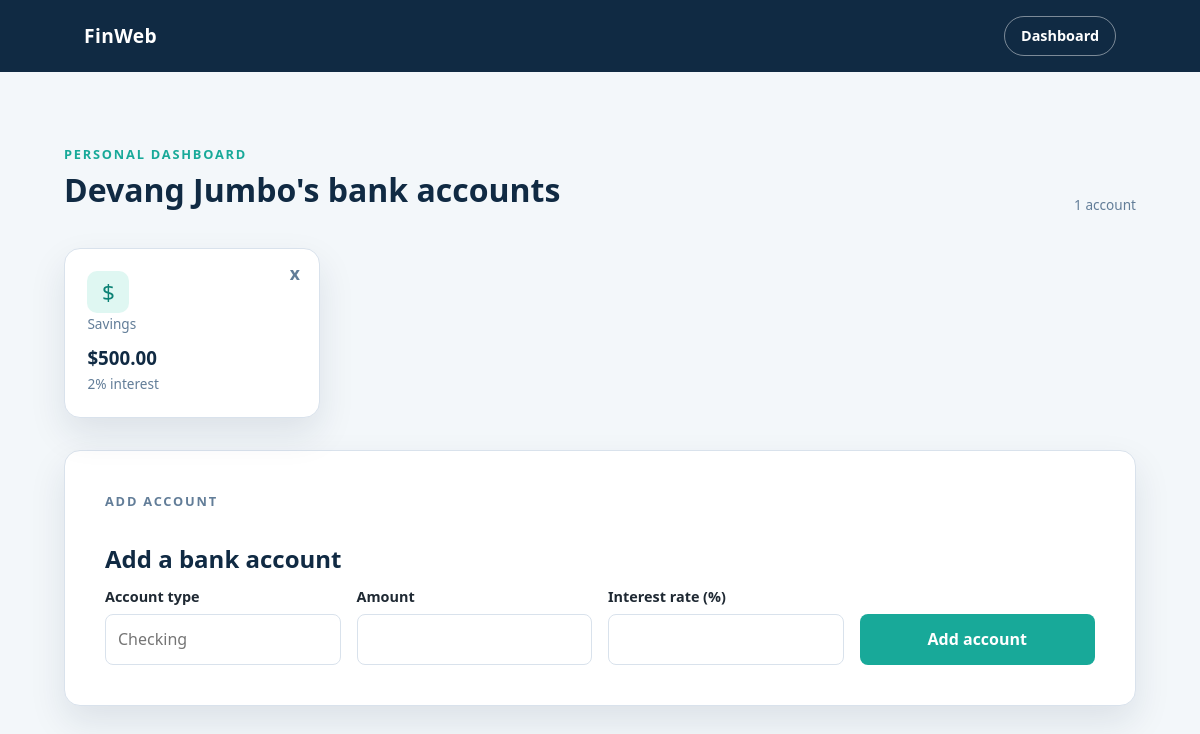
The page /bank-accounts/1 on the database its author committed.
### tables this page shows
CREATE TABLE Users (
    UserID INTEGER PRIMARY KEY,
    Name TEXT NOT NULL,
    Username TEXT NOT NULL UNIQUE,
    Email TEXT UNIQUE,
    Password TEXT NOT NULL,
    TotalAmount REAL DEFAULT 0.00
);

CREATE TABLE BankAccounts (
    AccountID INTEGER PRIMARY KEY,
    UserID INTEGER,
    Amount REAL NOT NULL,
    AccountType TEXT NOT NULL,
    Interest TINYINT NOT NULL CHECK (Interest >= 0),

    FOREIGN KEY (UserID) REFERENCES Users(UserID)
);

### frontend/app.py (the view, shortened to what this page needs)
@app.route('/bank-accounts/<user_id>')
@app.route('/bank-accounts/<user_id>', methods=['POST'])
def bank_accounts(user_id):
    return render_bank_accounts(user_id)

### frontend/app.py (called while the page is built)
def get_db_conn():
    conn = sqlite3.connect(DB)
    conn.row_factory = sqlite3.Row
    return conn

def get_user_and_rows(user_id, query):
    conn = get_db_conn()
    user = conn.execute(
        "SELECT Name FROM Users WHERE UserID = ?",
        (user_id,),
    ).fetchone()
    if not user:
        conn.close()
        abort(404)
    rows = conn.execute(query, (user_id,)).fetchall()
    conn.close()
    return user, rows

def render_bank_accounts(user_id, error=None):
    user, accounts = get_user_and_rows(
        user_id,
        """
        SELECT AccountID, Amount, AccountType, Interest
        FROM BankAccounts
        WHERE UserID = ?
        ORDER BY AccountType, AccountID
        """,
    )
    return render_template(
        'bank_accounts.html',
        user=user,
        accounts=accounts,
        user_id=user_id,
        error=error,
    )

### frontend/templates/bank_accounts.html (shortened to what this page needs)
<!DOCTYPE html>
<html lang="en">
<head>
    <link rel="stylesheet" href="{{ url_for('static', filename='styleguide.css') }}">
</head>
<body>
    <header class="heading">
        <div class="finwebtitle"><h1>FinWeb</h1></div>
        <div class="loginlink"><a href="{{ url_for('account', user_id=user_id) }}">Dashboard</a></div>
    </header>
    <main class="page-shell">
        <section class="dashboard-header">
            <div>
                <p class="eyebrow">Personal dashboard</p>
                <h2>{{ user.Name }}'s bank accounts</h2>
            </div>
            <p class="stat-label">{{ accounts|length }} account{% if accounts|length != 1 %}s{% endif %}</p>
        </section>
        {% if accounts %}
            <section class="dashboard-grid" aria-label="Your bank accounts">
                {% for account in accounts %}
                    <article class="dashboard-card">
                        <form class="delete-form" method="post" action="{{ url_for('delete_bank_account', user_id=user_id, account_id=account.AccountID) }}">
                            <button class="delete-button" type="submit" aria-label="Delete {{ account.AccountType }} account">x</button>
                        </form>
                        <div class="icon" aria-hidden="true">$</div>
                        <p class="stat-label">{{ account.AccountType }}</p>
                        <h3>${{ "%.2f"|format(account.Amount) }}</h3>
                        <p class="stat-label">{{ account.Interest }}% interest</p>
                    </article>
                {% endfor %}
            </section>
        {% else %}
            <section class="dashboard-card">
                <h3>No bank accounts yet</h3>
                <p class="stat-label">Your bank accounts will appear here.</p>
            </section>
        {% endif %}
        <section class="form-card form-card--wide">
            <p class="eyebrow">Add account</p>
            <h2>Add a bank account</h2>
            <form method="post">
                <label class="form-field"><span>Account type</span><input type="text" name="account_type" placeholder="Checking" required></label>
                <label class="form-field"><span>Amount</span><input type="number" name="amount" min="0" step="0.01" required></label>
                <label class="form-field"><span>Interest rate (%)</span><input type="number" name="interest" min="0" step="0.01" required></label>
                <button class="button" type="submit">Add account</button>
            </form>
        </section>
    </main>
</body>
</html>

### frontend/static/styleguide.css (style rules this page uses)
:root { --navy: #102a43; --navy-dark: #0b1f33; --teal: #18a999; --teal-light: #dff7f2; --ink: #1f2933; --muted: #627d98; --surface: #ffffff; --background: #f3f7fa; --border: #d9e2ec; --shadow: 0 16px 36px rgba(16, 42, 67, 0.1); }
* { box-sizing: border-box; margin: 0; padding: 0; }
body { min-height: 100vh; background: var(--background); color: var(--ink); font-family: "Segoe UI", Arial, sans-serif; line-height: 1.6; }
a { color: var(--teal); text-decoration: none; }
.heading { align-items: center; background: var(--navy); color: white; display: flex; justify-content: space-between; min-height: 72px; padding: 0 7%; }
.finwebtitle h1 { font-size: 1.2rem; letter-spacing: 0.02em; }
.loginlink a, .nav-link { border: 1px solid rgba(255, 255, 255, 0.45); border-radius: 999px; color: white; display: inline-block; font-size: 0.9rem; font-weight: 600; padding: 0.45rem 1rem; }
.page-shell { margin: 0 auto; max-width: 1120px; padding: 4.5rem 1.5rem; }
.eyebrow { color: var(--teal); font-size: 0.8rem; font-weight: 700; letter-spacing: 0.14em; text-transform: uppercase; }
.button { background: var(--teal); border: 0; border-radius: 8px; color: white; cursor: pointer; display: inline-block; font: inherit; font-weight: 700; margin-top: 1.8rem; padding: 0.8rem 1.3rem; }
.hero-card, .form-card, .dashboard-card { background: var(--surface); border: 1px solid var(--border); border-radius: 16px; box-shadow: var(--shadow); }
.hero-card .mini-label, .stat-label { color: var(--muted); font-size: 0.85rem; }
.dashboard-header { align-items: end; display: flex; justify-content: space-between; margin-bottom: 2rem; }
.dashboard-header h2 { color: var(--navy); font-size: 2rem; }
.dashboard-grid { display: grid; gap: 1rem; grid-template-columns: repeat(4, 1fr); }
.dashboard-card { position: relative; padding: 1.4rem; }
.delete-form { position: absolute; right: 0.8rem; top: 0.8rem; }
.delete-button { background: transparent; border: 0; color: var(--muted); cursor: pointer; font: inherit; font-size: 1.1rem; font-weight: 700; line-height: 1; padding: 0.25rem 0.4rem; }
.dashboard-card h3 { color: var(--navy); margin-top: 0.5rem; }
.dashboard-card .icon { align-items: center; background: var(--teal-light); border-radius: 10px; color: #0c8275; display: flex; font-size: 1.4rem; height: 42px; justify-content: center; width: 42px; }
.form-card { max-width: 460px; padding: 2.5rem; width: 100%; }
.form-card--wide { margin-top: 2rem; max-width: none; }
.form-card--wide form { align-items: end; display: grid; gap: 1rem; grid-template-columns: repeat(auto-fit, minmax(160px, 1fr)); }
.form-card--wide .form-field { margin-bottom: 0; }
.form-card--wide .button { margin-top: 0; width: 100%; }
.form-card h2 { color: var(--navy); margin-bottom: 0.4rem; }
.form-card > p { color: var(--muted); margin-bottom: 1.8rem; }
.form-field { display: block; margin-bottom: 1rem; }
.form-field span { color: var(--ink); display: block; font-size: 0.9rem; font-weight: 600; margin-bottom: 0.35rem; }
.form-field input { border: 1px solid var(--border); border-radius: 8px; font: inherit; padding: 0.75rem; width: 100%; }
.form-card .button { margin-top: 0.5rem; width: 100%; }

### rows shown on the page
Users: Name "Devang Jumbo"
BankAccounts: AccountType "Savings", Amount "500.00", Interest "2"

### other values the page prints
{{ accounts|length }} "1"
